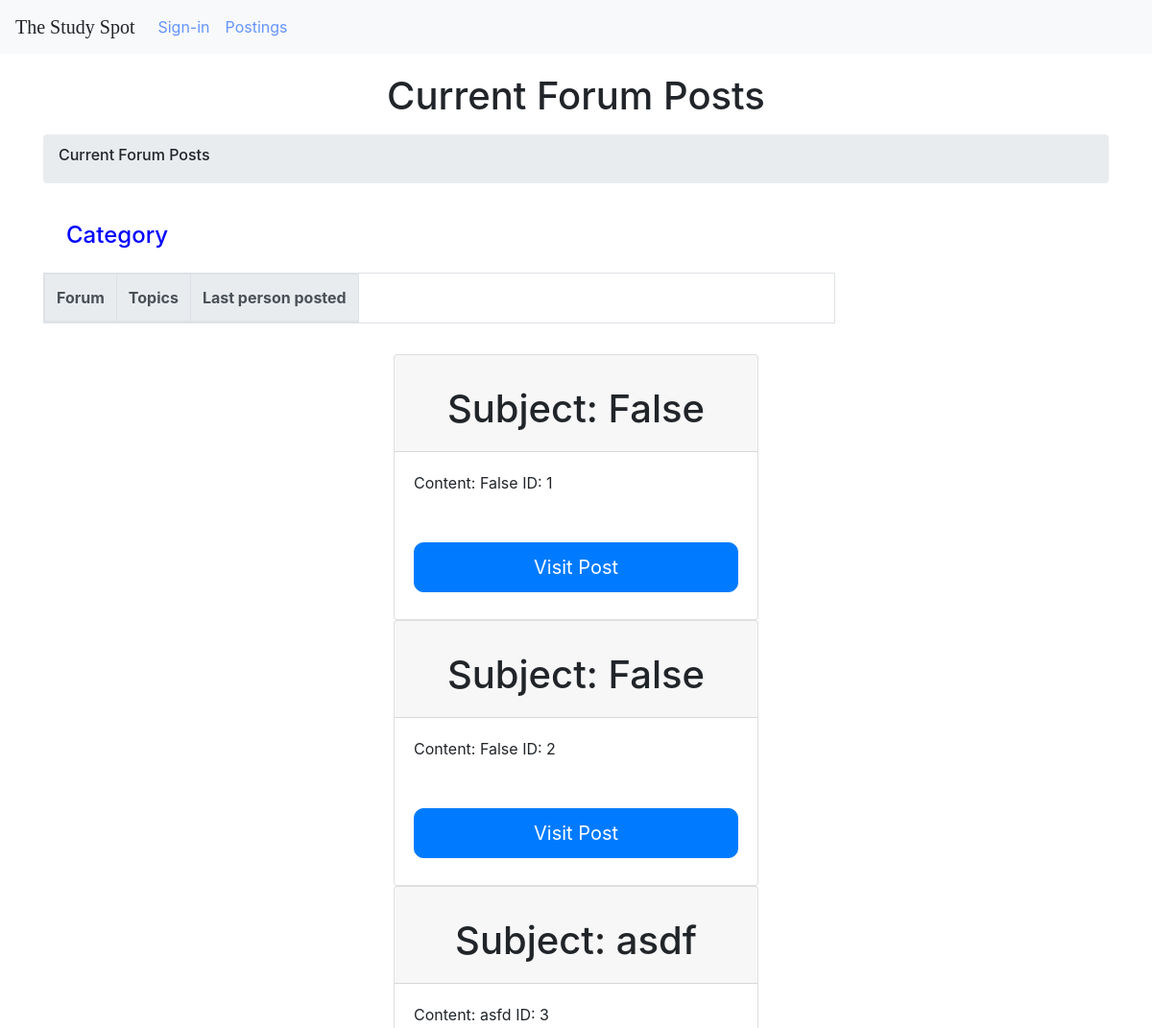
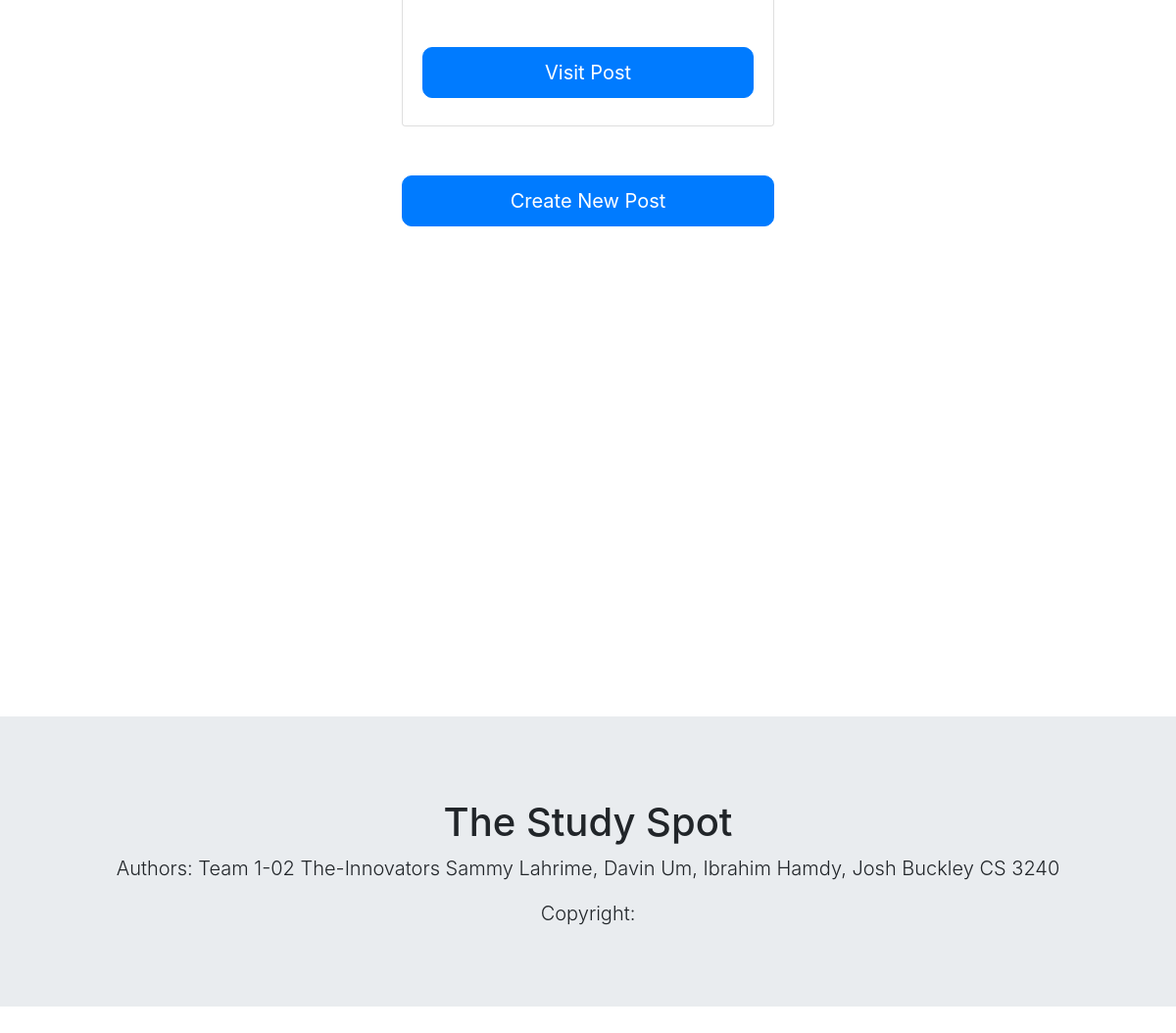
Page /post/ on the committed database (2 pictures, top to bottom).
### StudyForum/models.py (models this page shows)
class Post(models.Model):
    username = models.CharField(max_length = 12, default="na")
    subject = models.CharField(max_length = 50, default="na")
    category = models.CharField(max_length = 20, default="na")
    content = models.CharField(max_length = 100, default="na")

### StudyForum/views.py (the view)
# urls.py: path('post/', views.post, name = 'post'),
def post(request):
    post_list = Post.objects.all()
    context = {'post_list': post_list}
    return render(request, 'studyforum/postings.html',context)

### StudyForum/templates/studyforum/postings.html
{% extends './global_template.html' %}
{% block content %}
  <h1>Current Forum Posts</h1>
  <div class = "container my-3">
      <nav class = "breadcrumb">
        <h6 class = "breadcrumb-item-active">Current Forum Posts</h6>
      </nav>
      <div class = "row">
          <div class="col-12 col-xl-9">
              <h2 style = "color:blue" class="h4 category mb-0 p-4 rounded-top">Category</h2>
                  <table class="table table-striped table-bordered table-responsive">
                      <thead class="thead-light">
                            <tr>
                                <th scope = "col" class = "forum-col">
                                Forum
                                </th>
                                <th scope = "col">
                                    Topics
                                </th>
                                <th scope = "col" class = "last-post-col">
                                Last person posted
                                </th>
                            </tr>
                      </thead>
                  </table>
          </div>
      </div>
  </div>
<div class = "row">
  <div class ="col-md-4"></div>
  <div class = "col-md-4">
        {% for post in post_list %}
        <div class="card z-depth-0 bordered">
                <div class="card-header">
                  <h1>
                  Subject: {{post.subject}}
                  </h1>
                </div>
                <div class="card-body" id ="card-four">
                  Content: {{post.content}}
                  ID: {{post.id}}
                  <h1>
                    <form>
                      <button formaction="{% url 'studyforum:postpage' post.id %}" class = "btn btn-block btn-primary big-button">Visit Post</button>
                    </form>
                  </h1>
                </div>
              </div>
        {% endfor %}
        </div>
        <div class = "col-md-4"></div>
  </div>
    <div class = "row">
      <div class="col-md-4"></div>
      <div class="col-md-4">
    <form>
    <button formaction="{% url 'studyforum:postsubmit' %}" class = "btn btn-block btn-primary big-button">Create New Post</button>
    </form>
    </div>
    <div class="col-md-4"></div>
    </div>
    {% endblock%}

### StudyForum/static/css/main.css (style rules this page uses)
h1 { text-align: center; margin-top:20px; }
.big-button { padding: 10px 20px; font-size: 20px; border-radius: 10px; margin-top: 50px; }

### rows in the picture
Post: subject "False", content "False", id "1"
Post: subject "False", content "False", id "2"
Post: subject "asdf", content "asfd", id "3"
